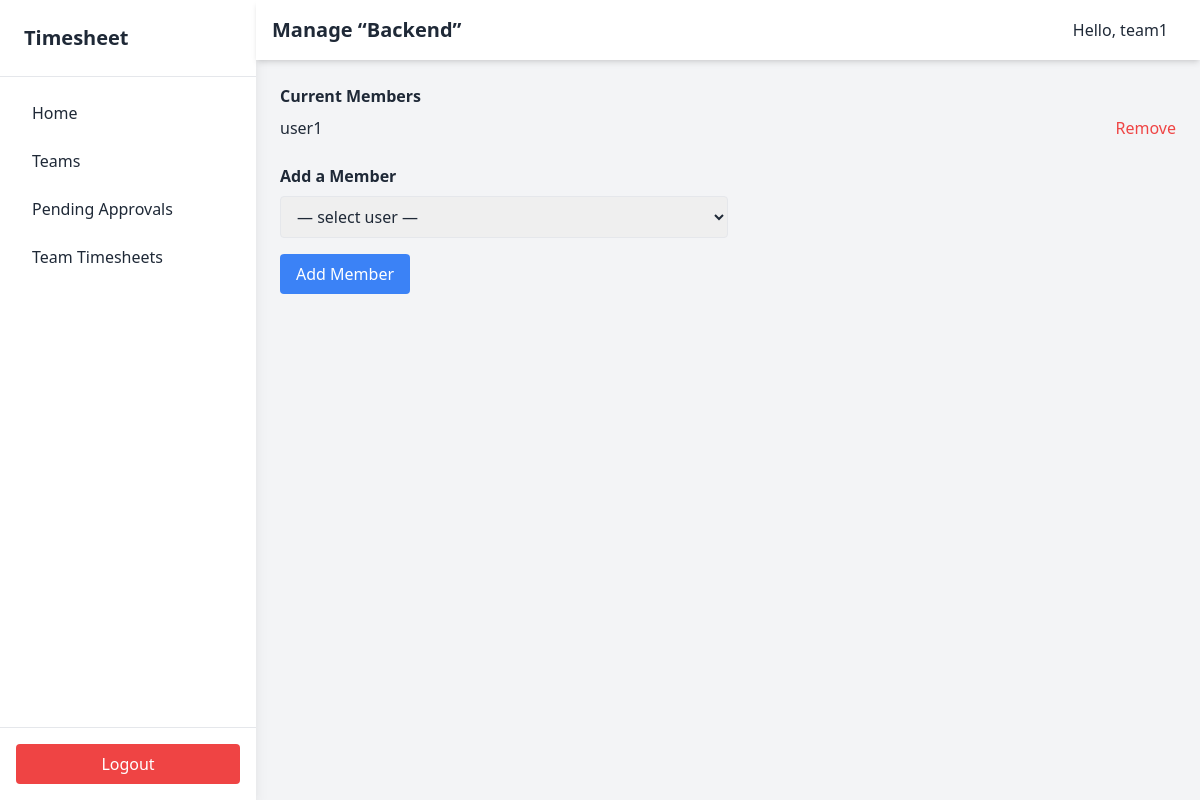
The app's page /teams/1/members (signed in), older data.
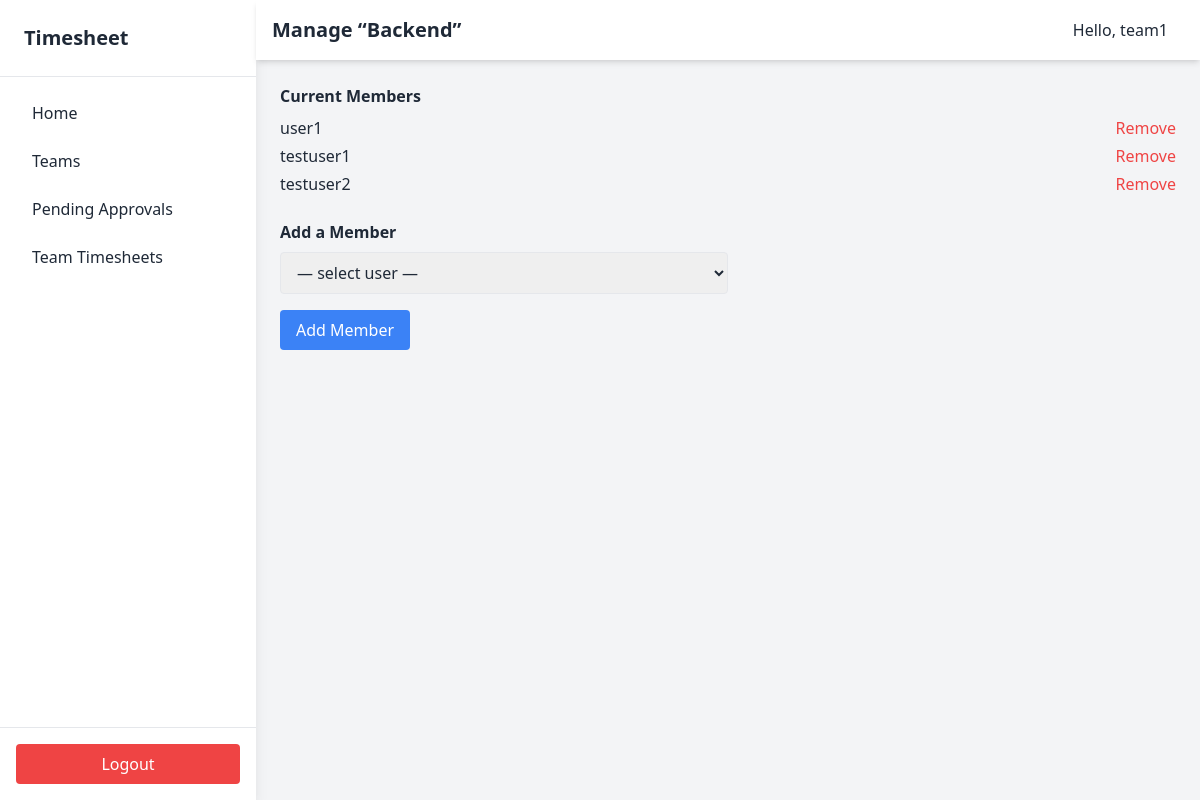
The same page, newer data.
### models.py (models this page shows, shortened)
class User(UserMixin, db.Model):
    __tablename__ = "users"
    id = db.Column(db.Integer, primary_key=True)
    username = db.Column(db.String(150), unique=True, nullable=False)
    password_hash = db.Column(db.String(256), nullable=False)
    role = db.Column(db.String(50), nullable=False, default="ROLE_USER")
    is_approved = db.Column(db.Boolean, nullable=False, default=False)
    leading_teams = db.relationship(
        "Team",
        back_populates="lead",
        foreign_keys="[Team.lead_id]",
        cascade="all, delete-orphan",
    )
    teams = db.relationship("Team", secondary=team_members, back_populates="members")

### app.py (the view)
@app.route("/teams/<int:id>/members")
@login_required
def list_team_members(id):
    t = Team.query.get_or_404(id)
    if not (current_user.role == "ROLE_ADMIN" or current_user.id == t.lead_id):
        abort(403)
    members = t.members  # relationship from models.py
    available = User.query.filter(
        User.is_approved.is_(True),
        User.role == "ROLE_USER",
        ~User.teams.any(Team.id == id),
    ).all()
    return render_template(
        "team_members.html", team=t, members=members, available=available
    )

### app.py (called while the page is built)
@login_manager.user_loader
def load_user(user_id):
    return User.query.get(int(user_id))

### templates/team_members.html (shortened to what this page needs)
{% extends "base.html" %}
{% block page_title %}Manage “{{ team.name }}”{% endblock %}
{% block content %}
<h2 class="font-semibold mb-2">Current Members</h2>
<ul class="mb-6">
    {% for m in members %}
    <li class="flex justify-between mb-1">
        {{ m.username }}
        <form method="post" action="{{ url_for('remove_member', id=team.id) }}">
            <button class="text-red-500 hover:underline">Remove</button>
        </form>
    </li>
    {% else %}
    <li>No members yet.</li>
    {% endfor %}
</ul>
<h2 class="font-semibold mb-2">Add a Member</h2>
<form method="post" action="{{ url_for('add_member', id=team.id) }}" class="max-w-md">
    <select name="user_id" required class="w-full border px-3 py-2 rounded mb-4">
        <option value="">— select user —</option>
    </select>
    <button type="submit" class="bg-blue-500 text-white px-4 py-2 rounded hover:bg-blue-600">
        Add Member
    </button>
</form>
{% endblock %}

Row changes from the older to the newer data that the page shows:
added User: username "testuser1"
added User: username "testuser2"
